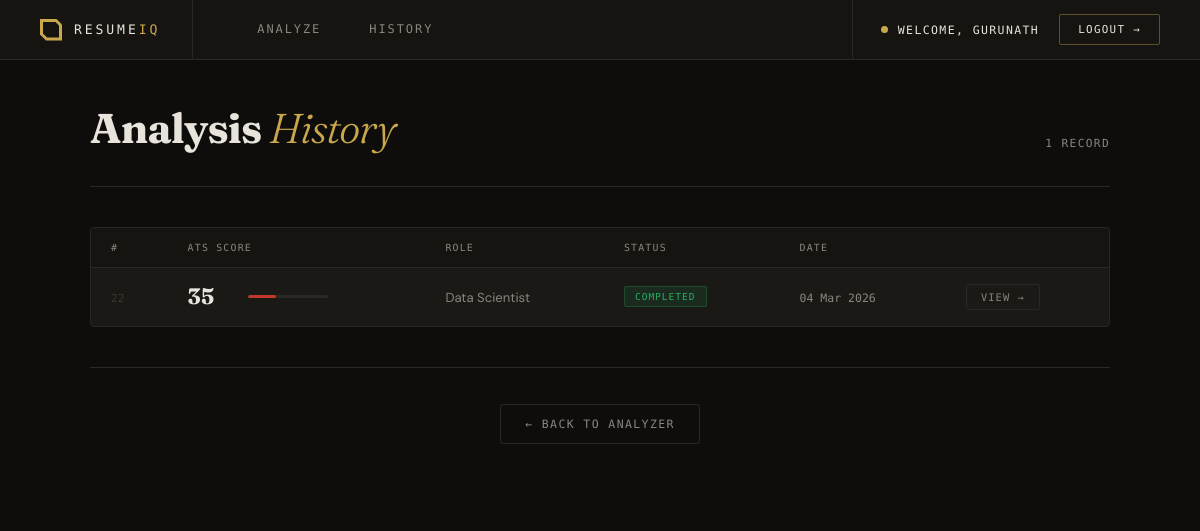
/history/ (signed in), run on the app's committed database.
### resume_analyzer/models.py (models this page shows, shortened)
class ResumeAnalysis(models.Model):
    STATUS = [
        ('pending', 'Pending'),
        ('processing', 'Processing'),
        ('completed', 'Completed'),
        ('failed', 'Failed')
    ]
    user = models.ForeignKey(
        User,
        on_delete=models.CASCADE,
        related_name='analyses'
    )
    resume_file = models.FileField(upload_to='resumes/', blank=True, null=True)
    resume_text = models.TextField(blank=True)
    job_description = models.TextField()
    status = models.CharField(max_length=20, choices=STATUS, default='pending')
    ats_score = models.FloatField(null=True, blank=True)
    keyword_score = models.FloatField(null=True, blank=True)
    semantic_score = models.FloatField(null=True, blank=True)
    experience_score = models.FloatField(null=True, blank=True)
    quality_score = models.FloatField(null=True, blank=True)
    detected_role = models.CharField(max_length=200, blank=True)
    experience_level = models.CharField(max_length=100, blank=True)
    critical_skill_gaps_json = models.TextField(default='[]', blank=True)
    advanced_skill_gaps_json = models.TextField(default='[]', blank=True)
    resume_weaknesses_json = models.TextField(default='[]', blank=True)
    career_roadmap_json = models.TextField(default='[]', blank=True)
    personalized_advice = models.TextField(blank=True)
    created_at = models.DateTimeField(auto_now_add=True)
    updated_at = models.DateTimeField(auto_now=True)
    class Meta:
        ordering = ['-created_at']
    @property
    def critical_skill_gaps(self):
        return json.loads(self.critical_skill_gaps_json)
    @property
    def advanced_skill_gaps(self):
        return json.loads(self.advanced_skill_gaps_json)
    @property
    def resume_weaknesses(self):
        return json.loads(self.resume_weaknesses_json)
    @property
    def career_roadmap(self):
        return json.loads(self.career_roadmap_json)

### resume_analyzer/views.py (the view)
# urls.py: path('history/', views.history_view, name='history'),
@login_required
def history_view(request):
    analyses = ResumeAnalysis.objects.filter(
        user=request.user
    ).order_by('-created_at')[:20]
    return render(request, 'resume_analyzer/history.html', {'analyses': analyses})

### templates/resume_analyzer/history.html (shortened to what this page needs)
{% extends "base.html" %}
{% block content %}
<div class="h-header">
  <div>
    <h1>Analysis <em>History</em></h1>
  </div>
  <div class="h-header-right">
    {{ analyses|length }} record{% if analyses|length != 1 %}s{% endif %}
  </div>
</div>
{% if analyses %}
<div class="h-table-wrap">
  <table class="h-table">
    <thead>
      <tr>
        <th>#</th>
        <th>ATS Score</th>
        <th>Role</th>
        <th>Status</th>
        <th>Date</th>
        <th></th>
      </tr>
    </thead>
    <tbody>
      {% for a in analyses %}
      <tr>
        <td><span class="td-id">{{ a.pk }}</span></td>
        <td>
          <div class="score-cell">
            <span class="score-num">
              {% if a.ats_score %}{{ a.ats_score|floatformat:0 }}{% else %}—{% endif %}
            </span>
            {% if a.ats_score %}
              <div class="score-bar-wrap">
                <div class="score-bar-fill
                  {% if a.ats_score >= 75 %}high
                  {% elif a.ats_score >= 50 %}mid
                  {% else %}low{% endif %}"
                  style="width:{{ a.ats_score|floatformat:0 }}%">
                </div>
              </div>
            {% endif %}
          </div>
        </td>
        <td><span class="td-role">{{ a.detected_role|default:"—" }}</span></td>
        <td>
          <span class="status-badge status-{{ a.status }}">{{ a.status }}</span>
        </td>
        <td><span class="td-date">{{ a.created_at|date:"d M Y" }}</span></td>
        <td>
          <a href="/result/{{ a.pk }}/" class="view-link">View →</a>
        </td>
      </tr>
      {% endfor %}
    </tbody>
  </table>
</div>
{% else %}
<div class="h-empty">
  <div class="h-empty-icon">📋</div>
  <p>No analyses yet. Start by uploading your resume.</p>
  <a href="/" class="btn-start">← Analyze a Resume</a>
</div>
{% endif %}
<div class="h-footer">
  <a href="/" class="btn-back">← Back to Analyzer</a>
</div>
{% endblock %}

### templates/base.html (shortened to what this page needs)
<!DOCTYPE html>
<html lang="en">
<head>
</head>
<body>
<nav>
  <a href="/" class="nav-logo">
    <div class="nav-logo-mark"></div>
    <span class="nav-logo-text">RESUME<em>IQ</em></span>
  </a>
  <div class="nav-links">
    <a href="/" class="nav-link">Analyze</a>
    <a href="/history/" class="nav-link">History</a>
  </div>
  <div class="nav-right">
    {% if user.is_authenticated %}
      <div class="nav-user">
        <div class="nav-user-dot"></div>
        <span class="nav-username">Welcome, {{ user.username }}</span>
      </div>
      <a href="{% url 'logout' %}" class="nav-logout">Logout →</a>
    {% else %}
      <a href="{% url 'login' %}" class="nav-login">Login →</a>
    {% endif %}
  </div>
</nav>
<div class="container">
  {% block content %}{% endblock %}
</div>
</body>
</html>

### templates/base.html (style rules this page uses)
:root { --ink: #f0ece4; --ink-dim: #aca8a2; --ink-faint: #5a5850; --bg: #0d0b08; --surface: #161410; --surface2: #1c1a16; --rule: #2e2c26; --gold: #c9a84c; --gold-dim: rgba(201,168,76,0.12); --mono: 'DM Mono', monospace; --serif: 'Fraunces', serif; --sans: 'DM Sans', sans-serif; }
* { box-sizing: border-box; margin: 0; padding: 0; }
body { font-family: var(--sans); background: var(--bg); color: var(--ink); min-height: 100vh; display: flex; flex-direction: column; }
nav { background: var(--surface); border-bottom: 1px solid var(--rule); padding: 0 40px; display: flex; align-items: stretch; height: 60px; position: sticky; top: 0; z-index: 100; }
.nav-logo { display: flex; align-items: center; gap: 12px; margin-right: 40px; text-decoration: none; border-right: 1px solid var(--rule); padding-right: 32px; }
.nav-logo-mark { width: 22px; height: 22px; background: var(--gold); clip-path: polygon(0 0, calc(100% - 6px) 0, 100% 6px, 100% 100%, 6px 100%, 0 calc(100% - 6px)); flex-shrink: 0; position: relative; }
.nav-logo-mark::after { content: ''; position: absolute; inset: 3px; background: var(--surface); clip-path: polygon(0 0, calc(100% - 4px) 0, 100% 4px, 100% 100%, 4px 100%, 0 calc(100% - 4px)); }
.nav-logo-text { font-family: var(--mono); font-size: 0.82rem; font-weight: 500; letter-spacing: 0.22em; color: var(--ink); text-transform: uppercase; }
.nav-logo-text em { font-style: normal; color: var(--gold); font-weight: 500; letter-spacing: 0.22em; }
.nav-links { display: flex; align-items: stretch; gap: 0; }
.nav-link { display: flex; align-items: center; padding: 0 24px; font-family: var(--mono); font-size: 0.75rem; text-transform: uppercase; letter-spacing: 0.16em; color: var(--ink-dim); text-decoration: none; border-bottom: 2px solid transparent; transition: all 0.15s; }
.nav-right { margin-left: auto; display: flex; align-items: center; gap: 20px; border-left: 1px solid var(--rule); padding-left: 28px; }
.nav-user { display: flex; align-items: center; gap: 10px; }
.nav-user-dot { width: 7px; height: 7px; border-radius: 50%; background: var(--gold); flex-shrink: 0; }
.nav-username { font-family: var(--mono); font-size: 0.72rem; text-transform: uppercase; letter-spacing: 0.12em; color: var(--ink); }
.nav-logout { font-family: var(--mono); font-size: 0.68rem; text-transform: uppercase; letter-spacing: 0.12em; color: var(--ink); text-decoration: none; padding: 8px 18px; border: 1px solid rgba(201,168,76,0.4); border-radius: 2px; transition: all 0.15s; }
.container { max-width: 1100px; margin: 0 auto; padding: 0 40px 60px; width: 100%; flex: 1; }

### data on the page
ResumeAnalysis: pk "22", ats_score "35", detected_role "Data Scientist", status "COMPLETED", created_at "04 Mar 2026"

### other printed values
{{ user.username }} "GURUNATH"
{{ analyses|length }} "1"
